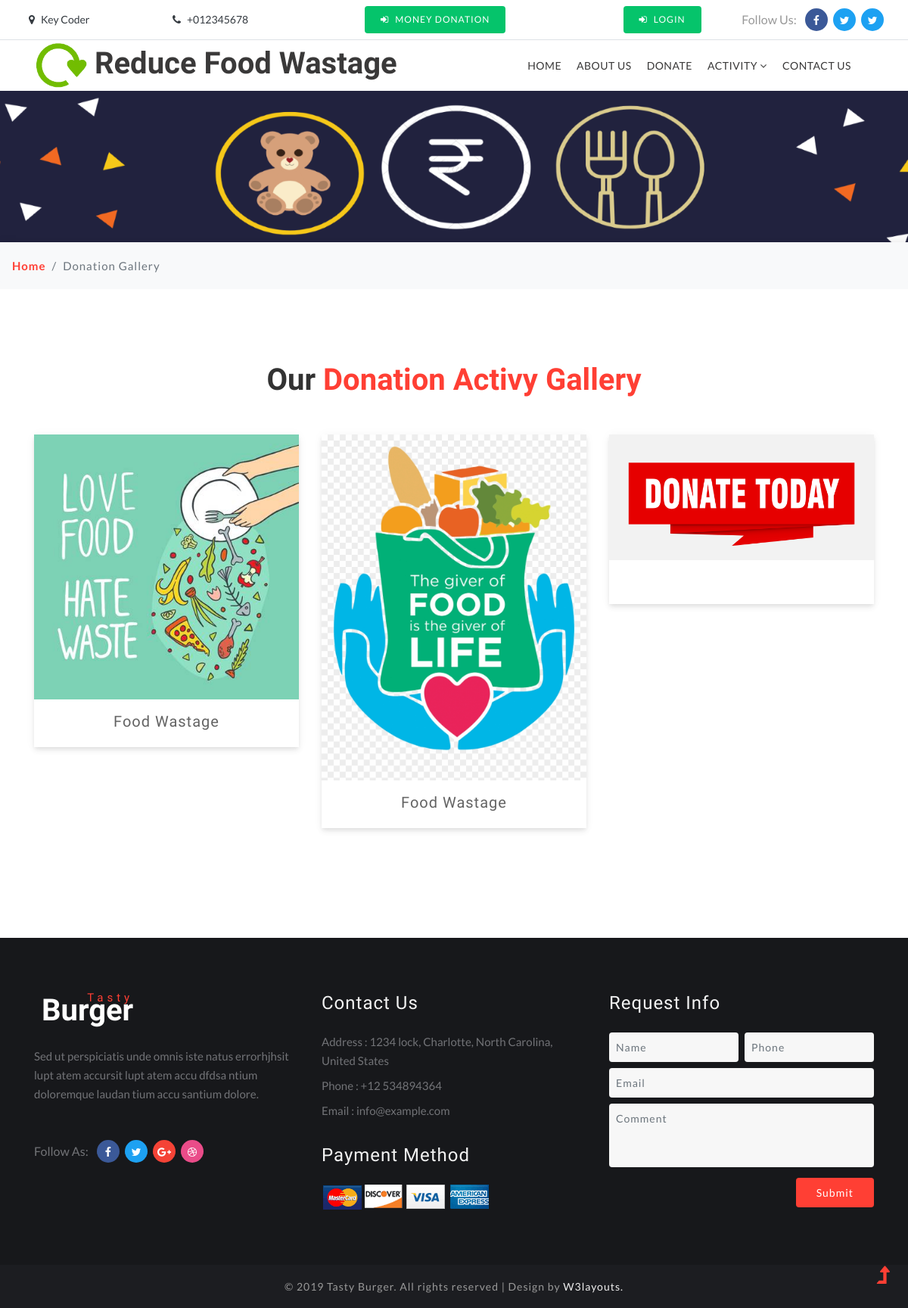
/gallery.php, run on the app's committed database.
### tables this page shows
CREATE TABLE `galleryimages` (
  `id` int(11) NOT NULL,
  `images` varchar(200) NOT NULL,
  `Description` varchar(200) NOT NULL
);

### gallery.php (the view, shortened to what this page needs)
<!DOCTYPE html>
<html lang="zxx">
<head>
	<link rel="stylesheet" href="css/bootstrap.css">
	<link rel="stylesheet" href="css/style.css" type="text/css" media="all" />
	<link href="css/font-awesome.min.css" rel="stylesheet">
</head>
<body>
	<?php include'header.php'; ?>
	<div class="main-banner-2">
	</div>
	<div class="breadcrumb-agile bg-light py-2">
		<ol class="breadcrumb bg-light m-0">
			<li class="breadcrumb-item">
				<a href="index.html">Home</a>
			</li>
			<li class="breadcrumb-item active" aria-current="page">Donation Gallery</li>
		</ol>
	</div>
	<section class="portfolio py-5">
		<div class="container py-xl-5 py-lg-3">
			<div class="title-section text-center mb-md-5 mb-4">
				<h3 class="w3ls-title mb-3">Our <span>Donation Activy Gallery</span></h3>
			</div>
			<div class="row mt-4">
				<?php
                  include("includes/config.php");
$sql=mysqli_query($conn,"select * from galleryimages ORDER BY id ASC LIMIT 0, 3");
while($row=mysqli_fetch_array($sql))
                    {
                        ?>
				<div class="col-md-4">
					<div class="gallery-demo">
						<a href="#gal1">
							<img src="admin/donationImages/<?php echo $row['images']; ?>" alt=" " class="img-fluid" />
							<h4 class="p-mask"><?php echo $row['Description']; ?><span></span></h4>
						</a>
					</div>
				</div>
				<?php
                        }
                        ?>
			</div>
				<div class="col-md-4 mt-md-0 mt-4">
			</div>
		</div>
	</section>
	<footer class="py-5">
		<div class="container py-xl-4">
			<div class="row footer-top">
				<div class="col-lg-4 footer-grid_section_1its footer-text">
					<h2>
						<a class="logo text-wh" href="index.html">
							<img src="images/logo.png" alt="" class="img-fluid"><span>Tasty</span> Burger
						</a>
					</h2>
					<p class="mt-lg-4 mt-3 mb-lg-5 mb-4">Sed ut perspiciatis unde omnis iste natus errorhjhsit lupt
						atem
						accursit lupt atem accu
						dfdsa
						ntium doloremque laudan tium accu santium dolore.</p>
					<ul class="top-right-info">
						<li>
							<p>Follow As:</p>
						</li>
						<li class="facebook-w3">
							<a href="#facebbok">
								<span class="fa fa-facebook-f"></span>
							</a>
						</li>
						<li class="twitter-w3">
							<a href="#twitter">
								<span class="fa fa-twitter"></span>
							</a>
						</li>
						<li class="google-w3">
							<a href="#google">
								<span class="fa fa-google-plus"></span>
							</a>
						</li>
						<li class="dribble-w3">
							<a href="#dribble">
								<span class="fa fa-dribbble"></span>
							</a>
						</li>
					</ul>
				</div>
				<div class="col-lg-4 footer-grid_section_1its my-lg-0 my-sm-4 my-4">
					<div class="footer-title">
						<h3>Contact Us</h3>
					</div>
					<div class="footer-text mt-4">
						<p>Address : 1234 lock, Charlotte, North Carolina, United States</p>
						<p class="my-2">Phone : +12 534894364</p>
						<p>Email : <a href="mailto:info@example.com">info@example.com</a></p>
					</div>
					<div class="footer-title mt-4 pt-md-2">
						<h3>Payment Method</h3>
					</div>
					<ul class="list-unstyled payment-links mt-4">
						<li>
							<a href="login.html"><img src="images/pay2.png" alt=""></a>
						</li>
						<li>
							<a href="login.html"><img src="images/pay5.png" alt=""></a>
						</li>
						<li>
							<a href="login.html"><img src="images/pay1.png" alt=""></a>
						</li>
						<li>
							<a href="login.html"><img src="images/pay4.png" alt=""></a>
						</li>
					</ul>
				</div>
				<div class="col-lg-4 footer-grid_section_1its">
					<div class="footer-title">
						<h3>Request Info</h3>
					</div>
					<div class="info-form-right mt-4 p-0">
						<form action="#" method="post">
							<div class="row">
								<div class="col-lg-6 form-group mb-2 pr-lg-1">
									<input type="text" class="form-control" name="Name" placeholder="Name" required="">
								</div>
								<div class="col-lg-6 form-group mb-2 pl-lg-1">
									<input type="text" class="form-control" name="Phone" placeholder="Phone"
										required="">
								</div>
							</div>
							<div class="form-group mb-2">
								<input type="email" class="form-control" name="Email" placeholder="Email" required="">
							</div>
							<div class="form-group mb-2">
								<textarea name="Comment" class="form-control" placeholder="Comment"
									required=""></textarea>
							</div>
							<button type="submit" class="btn submit-contact ml-auto">Submit</button>
						</form>
					</div>
				</div>
			</div>
		</div>
	</footer>
	<div class="cpy-right text-center py-3">
		<p>© 2019 Tasty Burger. All rights reserved | Design by
			<a href="http://w3layouts.com"> W3layouts.</a>
		</p>
	</div>
	<a href="#home" class="move-top text-center">
		<span class="fa fa-level-up" aria-hidden="true"></span>
	</a>
</body>
</html>

### css/style.css (style rules this page uses)
body { padding: 0; margin: 0; background: #FFF; font-family: 'Lato', sans-serif; }
h1, h2, h3, h4, h5, h6 { margin: 0; padding: 0; font-family: 'Barlow Semi Condensed', sans-serif; }
p { margin: 0; padding: 0; font-size: 17px; line-height: 25px; color: #999; font-family: 'Lato', sans-serif; font-weight: normal; }
ul, ol { margin: 0; padding: 0; }
.text-wh { color: #fff; }
html { scroll-behavior: smooth; }
a.move-top { position: fixed; bottom: 1.5%; right: 2%; z-index: 0; }
a.move-top span { color: #ff3f34; font-size: 30px; }
.top-right-info li a { color: #fff; width: 30px; height: 30px; line-height: 30px; text-align: center; border-radius: 50%; margin: 0 2px; display: inline-block; transition: 0.3s all; -webkit-transition: 0.3s all; -moz-transition: 0.3s all; -o-transition: 0.3s all; -ms-transition: 0.3s all; }
.top-right-info li a span { color: #fff; font-size: 14px; }
.top-right-info li p { margin-right: 6px; font-size: 16px; }
.top-right-info li.facebook-w3 a { background: #3b5998; }
.top-right-info li.twitter-w3 a { background: #1da1f2; }
.top-right-info li.google-w3 a { background: #F44336; }
.top-right-info li.dribble-w3 a { background: #ea4c89; }
.top-right-info li { display: inline-block; }
li>a:only-child:after { content: ''; }
a.logo { color: #3a3939; font-size: 40px; padding: 0; font-weight: bold; position: relative; }
a.logo span { color: #ff3f34; font-size: 15px; letter-spacing: 5px; font-weight: 500; position: absolute; right: 0; top: -2px; }
h3.w3ls-title { font-size: 40px; font-weight: 600; color: #333; }
h3.w3ls-title span { color: #ff3f34; }
.w3ls-bnrbtm, .single-page, .portfolio, .ab-info-main,.about-bottom { position: relative; z-index: 1; background: #fff; }
footer { background: #17181b; }
h2 a.logo { color: #fff; }
.footer-text p, .footer-text p a, .contact-info p { color: #727377; font-size: 15px; }
.footer-title h3 { font-size: 24px; color: #f3f3f3; letter-spacing: 1px; }
.payment-links li { display: inline-block; }
.info-form-right input[type="text"], .info-form-right input[type="email"], .info-form-right textarea { color: #000; background: #f7f7f7; outline: none; font-size: 14px; padding: 9px; letter-spacing: 1px; border: none; -webkit-appearance: none; }
.info-form-right textarea { resize: none; min-height: 6em; }
button.submit-contact { background: #ff3f34; color: #fff; letter-spacing: 1px; padding: 8px 26px; font-size: 14px; display: inherit; margin-top: 1em; border-radius: 4px; }
.cpy-right { background: #1c1d21; }
.cpy-right p { letter-spacing: 1px; font-size: 14px; }
.cpy-right p a { color: #eee; }
.main-banner-2 { background: url(../images/poss.png) no-repeat center; background-size: cover; -webkit-background-size: cover; -moz-background-size: cover; -o-background-size: cover; -ms-background-size: cover; min-height: 300px; }
.breadcrumb-agile { box-shadow: 2px 3px 12px 1px rgba(0, 0, 0, 0.15); }
.breadcrumb li a { color: #ff3f34; font-weight: bold; }
.breadcrumb li { letter-spacing: 1px; color: #000; font-size: 15px; }
.gallery-demo { box-shadow: 0 3px 5px -1px rgba(0, 0, 0, 0.07), 0 5px 8px 0 rgba(0, 0, 0, 0.05), 0 1px 14px 0 rgba(0, 0, 0, 0.04); transition: 0.5s all; -webkit-transition: 0.5s all; -moz-transition: 0.5s all; -o-transition: 0.5s all; -ms-transition: 0.5s all; }
h4.p-mask { color: #636363; font-size: 20px; letter-spacing: 1px; text-align: center; padding: 14px 10px 20px; }
@media (max-width: 1440px) { .main-banner-2 { min-height: 250px; } }
@media (max-width: 1280px) { .main-banner-2 { min-height: 200px; } }

### data on the page
galleryimages: images (picture), Description "Food Wastage"
galleryimages: images (picture), Description "Food Wastage"
galleryimages: images (picture)
